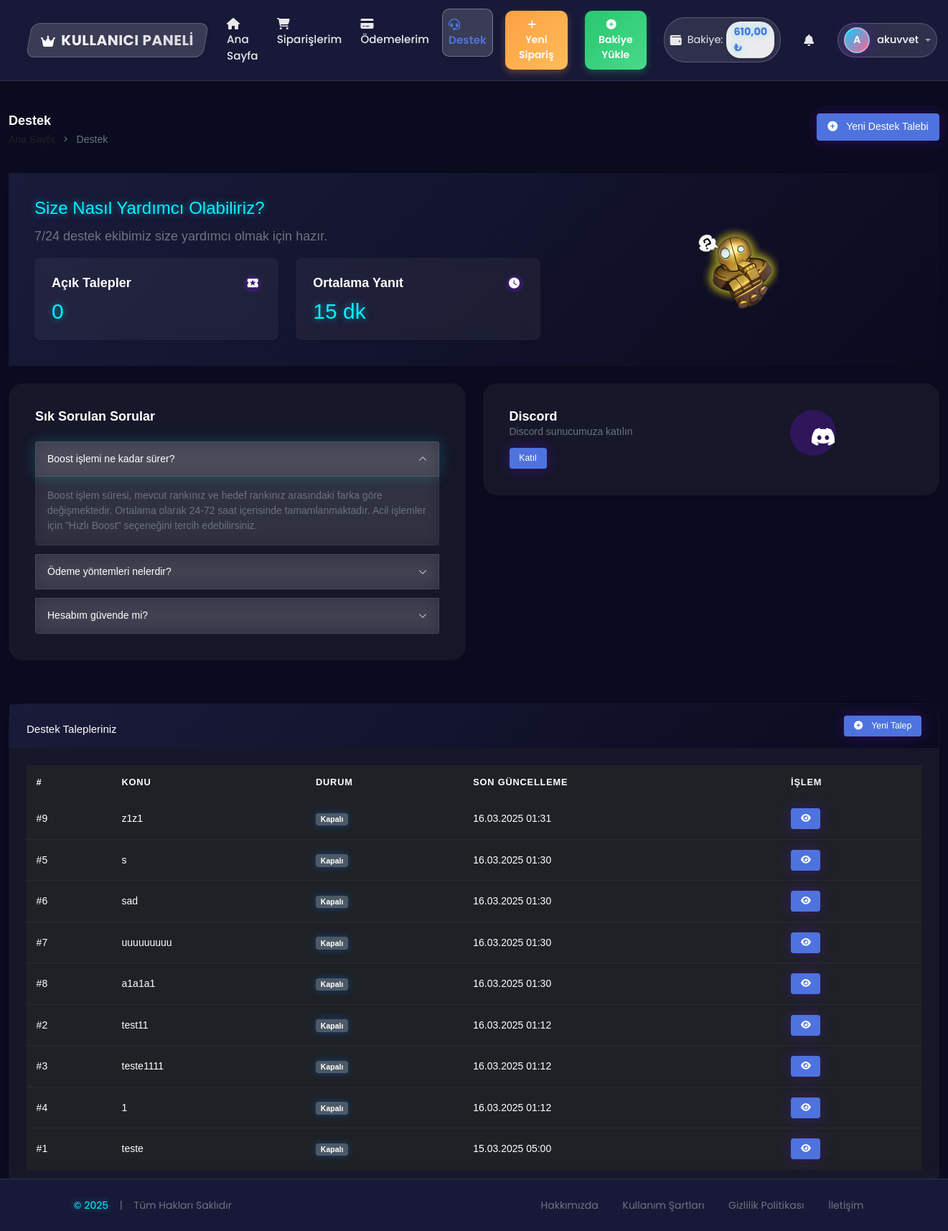
Page /Elo-Dosyalar/user/support.php (signed in) on the committed database.
### tables this page shows
CREATE TABLE `users` (
  `id` int NOT NULL,
  `username` varchar(50) NOT NULL,
  `email` varchar(100) NOT NULL,
  `password` varchar(255) NOT NULL,
  `role` enum('admin','booster','user') NOT NULL DEFAULT 'user',
  `balance` decimal(10,2) NOT NULL DEFAULT '0.00',
  `status` enum('active','inactive') NOT NULL DEFAULT 'active',
  `created_at` timestamp NULL DEFAULT CURRENT_TIMESTAMP,
  `updated_at` timestamp NULL DEFAULT CURRENT_TIMESTAMP ON UPDATE CURRENT_TIMESTAMP
);

CREATE TABLE `support_tickets` (
  `id` int NOT NULL,
  `user_id` int NOT NULL,
  `booster_id` int DEFAULT NULL,
  `subject` varchar(255) NOT NULL,
  `message` text NOT NULL,
  `status` enum('open','closed') NOT NULL DEFAULT 'open',
  `created_at` timestamp NULL DEFAULT CURRENT_TIMESTAMP,
  `updated_at` timestamp NULL DEFAULT CURRENT_TIMESTAMP ON UPDATE CURRENT_TIMESTAMP
);

### Elo-Dosyalar/user/support.php (the view, shortened to what the rows shown need)
<?php
require_once '../includes/config.php';
$user_id = $_SESSION['user_id'];
try {
    $stmt = $conn->prepare("
        SELECT
            COUNT(*) as total_tickets,
            SUM(CASE WHEN status = 'open' THEN 1 ELSE 0 END) as open_tickets,
            SUM(CASE WHEN status = 'closed' THEN 1 ELSE 0 END) as closed_tickets,
            MAX(created_at) as last_ticket_date
        FROM support_tickets
        WHERE user_id = ?
    ");
    $stmt->execute([$user_id]);
    $stats = $stmt->fetch(PDO::FETCH_ASSOC);
    $stmt = $conn->prepare("
        SELECT s.*,
               (SELECT COUNT(*) FROM support_messages WHERE ticket_id = s.id) as message_count,
               (SELECT MAX(created_at) FROM support_messages WHERE ticket_id = s.id) as last_message_date
        FROM support_tickets s
        WHERE s.user_id = ?
        ORDER BY s.status = 'open' DESC, s.updated_at DESC
    ");
    $stmt->execute([$user_id]);
    $tickets = $stmt->fetchAll(PDO::FETCH_ASSOC);
} catch(PDOException $e) {
    $_SESSION['message'] = 'Destek talepleri yüklenirken bir hata oluştu.';
    $_SESSION['message_type'] = 'danger';
    $tickets = [];
    $stats = [
        'total_tickets' => 0,
        'open_tickets' => 0,
        'closed_tickets' => 0,
        'last_ticket_date' => null
    ];
}
function getTicketStatusClass($status) {
    switch ($status) {
        case 'closed':
            return 'secondary';
    }
}
function getTicketStatusText($status) {
    switch ($status) {
        case 'closed':
            return 'Kapalı';
    }
}
require_once 'includes/header.php';
?>
<div class="container-fluid py-4 techui-content dark-theme">
    <div class="row">
        <div class="col-xxl-6">
            <div class="card border-0 glass-effect" style="border-radius: 20px;">
                <div class="card-body bg-dark-gradient p-4">
                    <div class="row">
                        <div class="col-md-7">
                            <div class="d-flex flex-column h-100">
                                <div class="flex-shrink-0">
                                    <div class="row h-100">
                                        <div class="col-sm-6">
                                            <div class="card border-0 glass-effect mb-0">
                                                <div class="card-body">
                                                    <h2 class="mb-0 text-glow"><?php echo $stats['open_tickets']; ?></h2>
                                                </div>
                                            </div>
                                        </div>
                                        <div class="col-sm-6">
                                            <div class="card border-0 glass-effect mb-0">
                                                <div class="card-body">
                                                    <h2 class="mb-0 text-glow">15 dk</h2>
                                                </div>
                                            </div>
                                        </div>
                                    </div>
                                </div>
                            </div>
                        </div>
                    </div>
                </div>
            </div>
        </div>
        <div class="col-xxl-6">
            <div class="row">
                <div class="col-md-6">
                    <div class="card glass-effect hover-effect" style="border-radius: 20px;">
                        <div class="card-body p-4">
                            <div class="row">
                                <div class="col-12">
                                    <div class="accordion" id="faqAccordion">
                                        <div class="accordion-item glass-effect mb-2">
                                            <h2 class="accordion-header">
                                                <button class="accordion-button glass-effect text-white" type="button" data-bs-toggle="collapse" data-bs-target="#faq1">
                                                    Boost işlemi ne kadar sürer?
                                                </button>
                                            </h2>
                                        </div>
                                        <div class="accordion-item glass-effect mb-2">
                                            <h2 class="accordion-header">
                                                <button class="accordion-button glass-effect text-white collapsed" type="button" data-bs-toggle="collapse" data-bs-target="#faq2">
                                                    Ödeme yöntemleri nelerdir?
                                                </button>
                                            </h2>
                                        </div>
                                        <div class="accordion-item glass-effect">
                                            <h2 class="accordion-header">
                                                <button class="accordion-button glass-effect text-white collapsed" type="button" data-bs-toggle="collapse" data-bs-target="#faq3">
                                                    Hesabım güvende mi?
                                                </button>
                                            </h2>
                                        </div>
                                    </div>
                                </div>
                            </div>
                        </div>
                    </div>
                </div>
            </div>
        </div>
    </div>
    <div class="row mt-4">
        <div class="col-12">
            <div class="card glass-effect" style="border-radius: 20px;">
                <div class="card-body">
                    <?php if (empty($tickets)): ?>
                        <div class="text-center py-5">
                            <div class="empty-state-icon mb-4">
                                <i class="fas fa-ticket-alt fa-3x text-muted"></i>
                            </div>
                            <h4 class="text-white mb-3">Henüz Destek Talebiniz Bulunmuyor</h4>
                            <p class="text-muted mb-4">Yardıma ihtiyacınız varsa hemen bir destek talebi oluşturun!</p>
                            <a href="new_ticket.php" class="btn btn-glow btn-primary btn-lg px-5">
                                <i class="fas fa-plus me-2"></i>Yeni Talep Oluştur
                            </a>
                        </div>
                    <?php else: ?>
                        <div class="table-responsive">
                            <table class="table table-hover table-dark table-centered mb-0">
                                <thead>
                                    <tr>
                                        <th class="text-white">#</th>
                                        <th class="text-white">Konu</th>
                                        <th class="text-white">Durum</th>
                                        <th class="text-white">Son Güncelleme</th>
                                        <th class="text-white">İşlem</th>
                                    </tr>
                                </thead>
                                <tbody>
                                    <?php foreach ($tickets as $ticket): ?>
                                        <tr class="glass-effect-light">
                                            <td class="text-white">#<?php echo $ticket['id']; ?></td>
                                            <td class="text-white"><?php echo $ticket['subject']; ?></td>
                                            <td>
                                                <span class="badge bg-<?php echo getTicketStatusClass($ticket['status']); ?> glow-badge">
                                                    <?php echo getTicketStatusText($ticket['status']); ?>
                                                </span>
                                            </td>
                                            <td class="text-white"><?php echo date('d.m.Y H:i', strtotime($ticket['updated_at'])); ?></td>
                                            <td>
                                                <a href="ticket.php?id=<?php echo $ticket['id']; ?>" class="btn btn-glow btn-primary btn-sm">
                                                    <i class="fas fa-eye"></i>
                                                </a>
                                            </td>
                                        </tr>
                                    <?php endforeach; ?>
                                </tbody>
                            </table>
                        </div>
                    <?php endif; ?>
                </div>
            </div>
        </div>
    </div>
</div>
<?php require_once 'includes/footer.php'; ?>

### Elo-Dosyalar/user/includes/navbar.php (shortened to what the rows shown need)
<?php
try {
    $stmt = $conn->prepare("SELECT balance FROM users WHERE id = ?");
    $stmt->execute([$_SESSION['user_id']]);
    $user_balance = $stmt->fetchColumn();
} catch(PDOException $e) {
    $user_balance = 0;
}
?>
<header class="navbar navbar-expand-lg navbar-dark navbar-user sticky-top">
    <div class="container-fluid px-3">
        <div class="collapse navbar-collapse" id="navbarNav">
            <ul class="navbar-nav align-items-center">
                <li class="nav-item mx-2">
                    <a class="nav-link balance-container" href="deposit.php">
                        <i class="fas fa-wallet balance-icon"></i>
                        <span class="balance-text d-none d-md-inline">Bakiye:</span>
                        <span class="balance-amount"><?php echo number_format($user_balance, 2, ',', '.'); ?> ₺</span>
                    </a>
                </li>
            </ul>
        </div>
    </div>
</header>

### rows in the picture
users: balance "610,00"
support_tickets: id "9", subject "z1z1", status "Kapalı", updated_at "16.03.2025 01:31"
support_tickets: id "5", subject "s", status "Kapalı", updated_at "16.03.2025 01:30"
support_tickets: id "6", subject "sad", status "Kapalı", updated_at "16.03.2025 01:30"
support_tickets: id "7", subject "uuuuuuuuu", status "Kapalı", updated_at "16.03.2025 01:30"
support_tickets: id "8", subject "a1a1a1", status "Kapalı", updated_at "16.03.2025 01:30"
support_tickets: id "2", subject "test11", status "Kapalı", updated_at "16.03.2025 01:12"
support_tickets: id "3", subject "teste1111", status "Kapalı", updated_at "16.03.2025 01:12"
support_tickets: id "4", subject "1", status "Kapalı", updated_at "16.03.2025 01:12"
support_tickets: id "1", subject "teste", status "Kapalı", updated_at "15.03.2025 05:00"

### other values in the picture
substr($_SESSION['username'], 0, 1) "A"
$_SESSION['username'] "akuvvet"
$stats['open_tickets'] "0"
